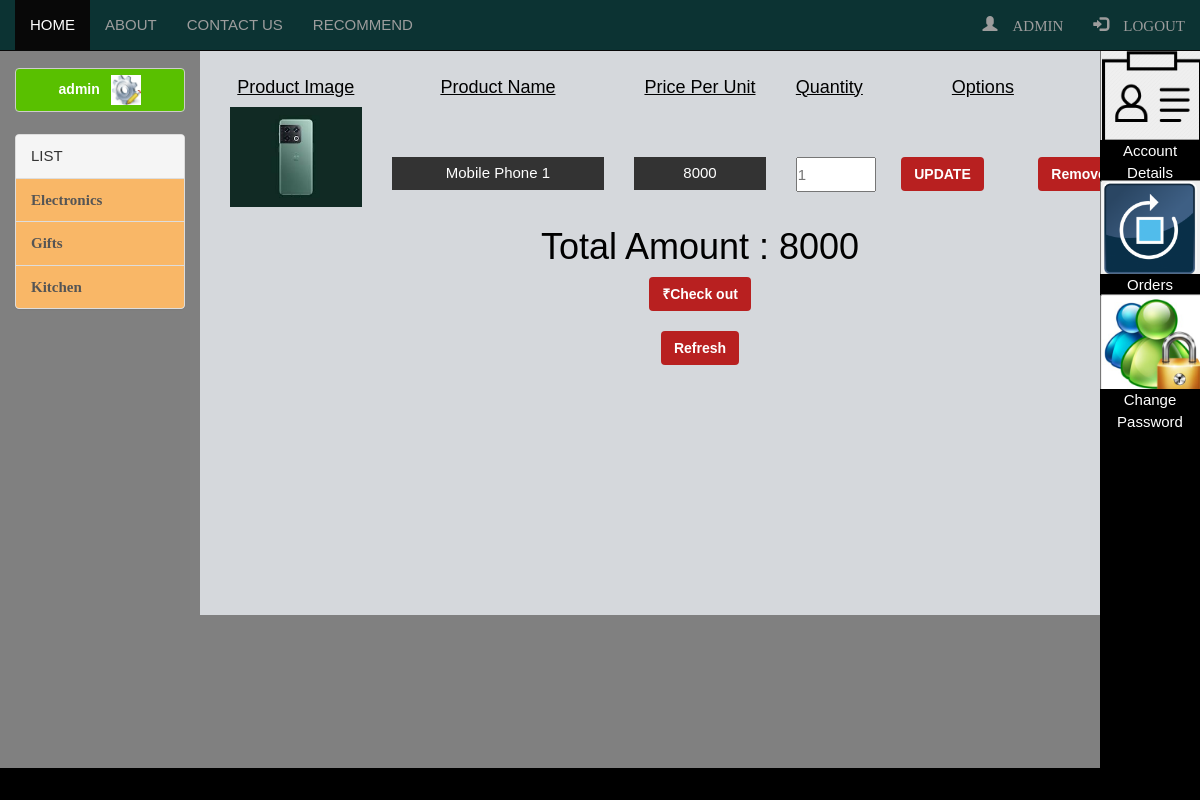
Page /cart.php (signed in) on the committed database.
### tables this page shows
CREATE TABLE `product` (
  `id` int(30) NOT NULL,
  `type` int(10) NOT NULL,
  `location` varchar(120) NOT NULL,
  `price` int(30) NOT NULL,
  `name` varchar(50) NOT NULL,
  `model` varchar(50) NOT NULL
);

CREATE TABLE `cart` (
  `uid` int(30) DEFAULT NULL,
  `pid` int(30) DEFAULT NULL,
  `quantity` int(30) DEFAULT NULL,
  `isOrdered` int(10) NOT NULL,
  `date` date DEFAULT NULL,
  `time` time DEFAULT NULL
);

### cart.php (the view, shortened to what this page needs)
<?php
	include 'includes/header.php';
	include 'includes/left-bar.php';
	include 'config/database.php';
?>
	<div class="col-md-10" style="background:#D5D8DC;min-height:570px;">
		<br/>
		<?php
		echo "<div class='col-md-2 game'>";
			echo "<center><h4 style='color:black;'><u>Product Image</u></h4></center>";
		echo "</div>";
		echo "<div class='col-md-3 game'>";
			echo "<center><h4 style='color:black;'><u>Product Name</u></h4></center>";
		echo "</div>";
		echo "<div class='col-md-2 game'>";
			echo "<center><h4 style='color:black;'><u>Price Per Unit</u></h4></center>";
		echo "</div>";
		echo "<div class='col-md-1 game'>";
			echo "<center><h4 style='color:black;'><u>Quantity</u></h4></center>";
		echo "</div>";
		echo "<div class='col-md-3 game'>";
			echo "<center><h4 style='color:black;'><u>Options</u></h4></center>";
		echo "</div>";
		echo "<div class='col-md-1 game'>";
		echo "</div>";
			if(isset($_REQUEST['cart']))
			{
				$profile=$_REQUEST['cart'];
			}
			else
			{
				$profile=$_SESSION['suid'];
			}
			$sum=0;
			$res=mysqli_query($link,"select * from cart where uid='$profile' and isOrdered='0'")or die(mysql_error());
			while($arr=mysqli_fetch_row($res))
			{
				$pid=$arr[1];
				$res1=mysqli_query($link,"select * from product where id='$pid'")or die(mysql_error());
				while($arr1=mysqli_fetch_row($res1))
				{
					echo "<div class='col-md-2 game'>";
						echo "<a href='$arr1[2]'><img src='$arr1[2]' style='height:100px'/></a>";
					echo "</div>";
					echo "<div class='col-md-3 game' style='height:120px;top:50px'>";
						echo "<div class='game-title'>$arr1[4]</div>";
					echo "</div>";
					echo "<div class='col-md-2 game' style='height:120px;top:50px'>";
						echo "<div class='game-title'>$arr1[3]</div>";
					echo "</div>";
					echo "<div class='col-md-1 game' style='height:120px;top:50px'>";
						echo "<input type='textbox' name='quantity' placeholder='$arr[2]' style='height:35px;width:80px;color:black;' name='a'/>";
					echo "</div>";
					echo "<div class='col-md-2 game' style='height:120px;top:45px'>";
						echo "<div class='game-add'><button name='add' value='$arr[1]' class='btn btn2' type='submit'>UPDATE</button></div>";
					echo "</div></form>";
					echo "<div class='col-md-1 game' style='height:120px;top:45px'>";
						echo "<div class='game-add'><button name='subject' value='$arr[1]' class='btn btn2'   type='submit' onClick='myFunction()'>Remove</button></div>";
					echo "</div></form>";
					echo "<div class='col-md-1 game' style='height:120px;top:45px'></div>";
					$sum=$sum+($arr[2]*$arr1[3]);
				}
			}
			echo "<center><h1 style='color:black;'>Total Amount : $sum</h1>";
			echo "<div class='game-add'><a href='ordercfm.php?amountt=$sum'><button name='subject' value='$arr[1]' class='btn btn2' type='submit'>&#8377;Check out</button></a></div>";
				echo "<button name='subject' value='' class='btn btn2' type='submit'>Refresh
</button>";
				echo "</form></center>";
			echo "</div>";
		?>
	<?php
		include 'includes/dashboardMenu.php';
	?>
<?php include 'includes/footer.php'?>

### css/style.css (style rules this page uses)
* { margin: 0; padding: 0; }
body { font-family: arial; font-size: 15px; color: white; line-height: 1.5em; background: #f4f4f4 }
.game { display:relative; }
.game-title { text-align: center; padding: 5px; background : #333; color: #fff; }
.game img { height:200px; width: 100%; }
.game-add { margin: 5px auto 20px auto; text-align: center; }
.btn2 { background : #B82020; color : #ffffff; font-weight: bold; }

### rows in the picture
cart: quantity "1"
product: location (picture), name "Mobile Phone 1", price "8000", $arr[1] 372 (drawn)

### other values in the picture
$_SESSION['suname'] "admin"
$sum "8000"
